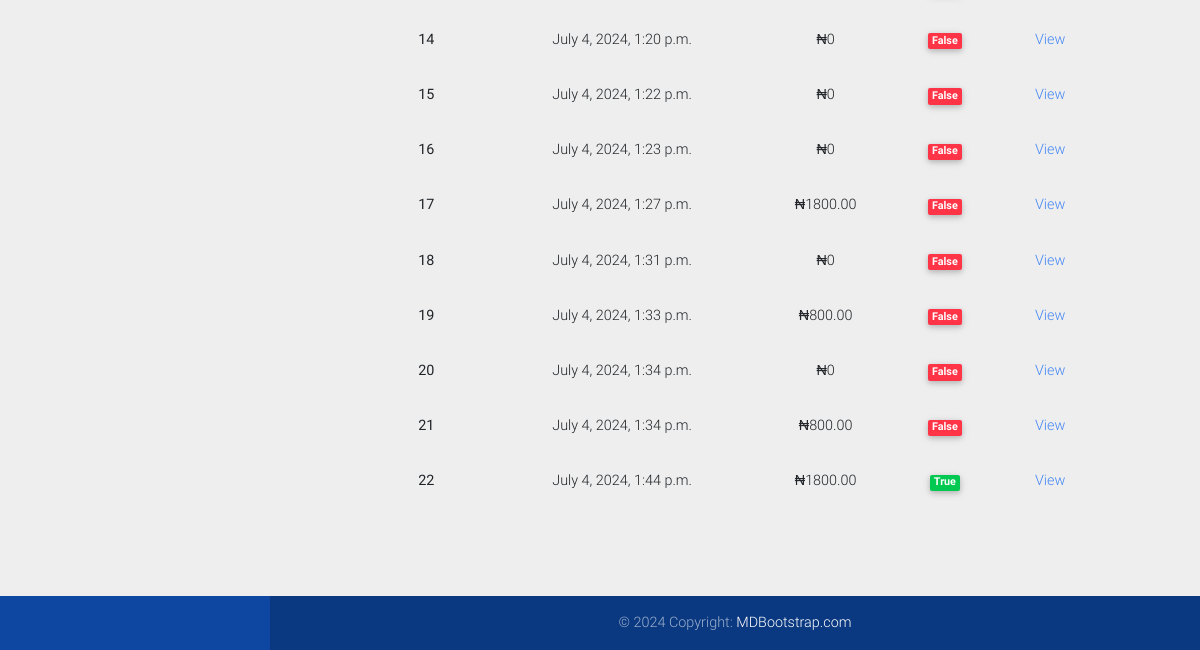
Before: /orders/ (signed in, lower part) with the older database file.
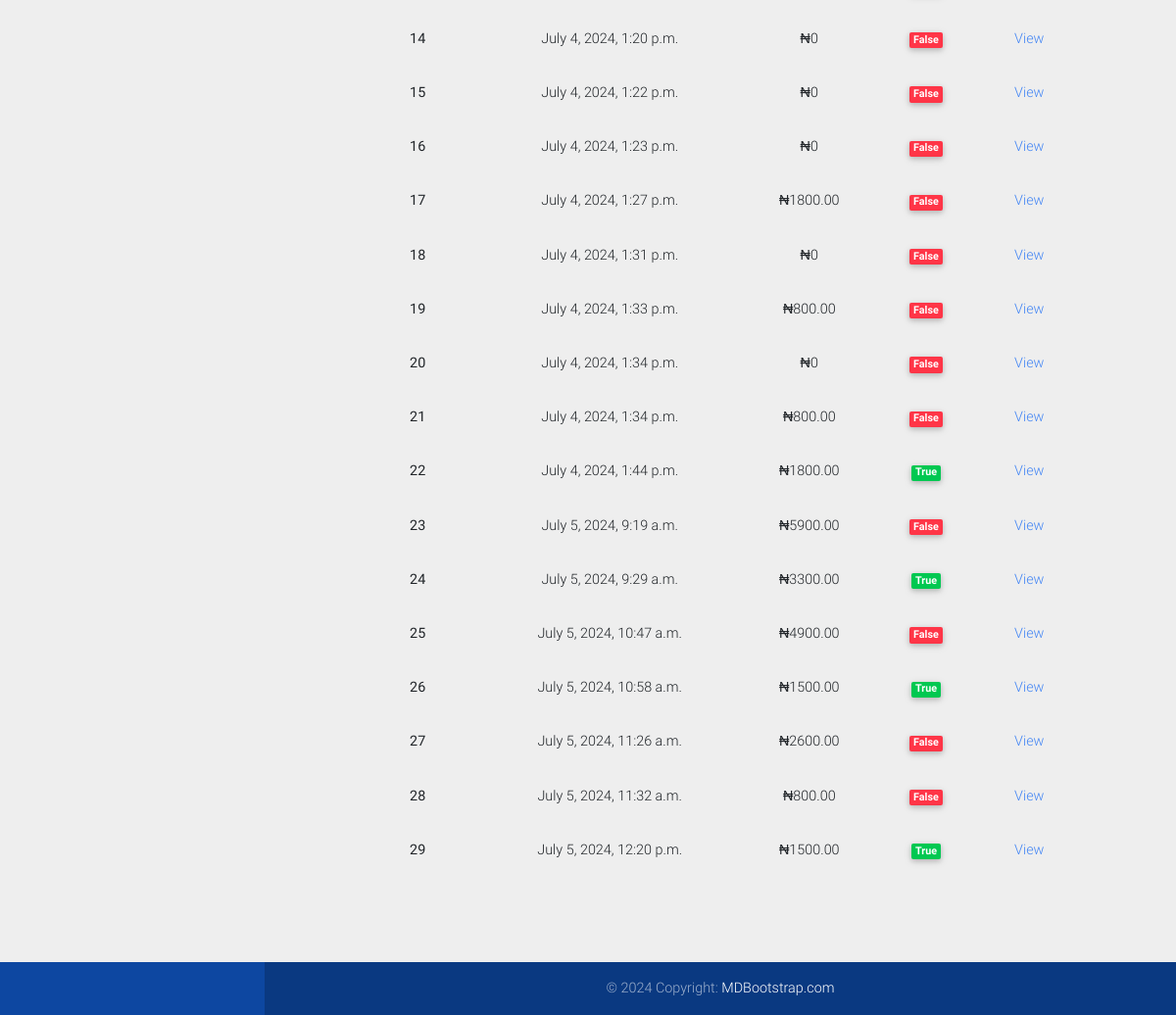
After: the same page with the newer database file.
### order/models.py (models this page shows, shortened)
class Order(models.Model):
    user = models.ForeignKey(settings.AUTH_USER_MODEL, on_delete=models.CASCADE)
    created_at = models.DateTimeField(auto_now_add=True)
    updated_at = models.DateTimeField(auto_now=True)
    first_name = models.CharField(max_length=50)
    last_name = models.CharField(max_length=50)
    email = models.EmailField()
    phone = models.CharField(max_length=15, null=True)
    address = models.CharField(max_length=255)
    postal_code = models.CharField(max_length=20)
    city = models.CharField(max_length=100)
    extra_details = models.TextField(blank=True)
    paid = models.BooleanField(default=False)
    proof_of_payment = models.ImageField(upload_to='proofs_of_payment/', blank=True, null=True)
    payment_reference = models.CharField(max_length=100, blank=True, null=True)
    def get_total_cost(self):
        return sum(item.get_cost() for item in self.items.all())

class OrderItem(models.Model):
    order = models.ForeignKey(Order, related_name='items', on_delete=models.CASCADE)
    menu_item = models.ForeignKey('menu.MenuItem', on_delete=models.CASCADE)
    price = models.DecimalField(max_digits=10, decimal_places=2)
    quantity = models.PositiveIntegerField(default=1)
    def get_cost(self):
        return self.price * self.quantity

### accounts/views.py (the view)
# urls.py: path('orders/', user_order, name='orders'),
@login_required
def user_order(request):
    orderss = Order.objects.filter(user=request.user).order_by('created_at')
    return render(request, 'accounts/user_order.html', {'orderss': orderss})

### core/context_processors.py (called while the page is built)
def site_settings(request):
    settings = SiteSettings.objects.first()
    return {'site_settings': settings}

### accounts/templates/accounts/user_order.html (shortened to what this page needs)
{% extends 'accounts/base.html' %}
{% block content %}
<main class="pt-5 mx-lg-5">
    <div class="p-5 text-center">
      <table class="table table-borderless datatable">
        <tbody>
          {% for order in orderss %}
            <tr>
              <th scope="row">{{ order.id }}</th>
              <td>{{ order.created_at }}</td>
              <td>&#x20A6;{{ order.get_total_cost }}</td>
              <td><span class="badge {% if order.paid == True %}bg-success{% elif order.paid == False %} bg-danger {% endif %} ">{{ order.paid }}</span></td>
              <td><a href="{% url 'order_detail' order.id %}" class="text-primary">View</a></td>
            </tr>
          {% endfor %}
        </tbody>
      </table>
    </div>
</main>
{% endblock %}

### accounts/templates/accounts/base.html (shortened to what this page needs)
<!DOCTYPE html>
<html lang="en">
{% load static %}
<head>
  <link rel="stylesheet" href="https://use.fontawesome.com/releases/v5.11.2/css/all.css">
  <link href="{% static 'assets/css/bootstrap.min.css' %}" rel="stylesheet">
  <link href="{% static 'assets/css/mdb.min.css' %}" rel="stylesheet">
  <link href="{% static 'assets/bootstrap-icons/bootstrap-icons.css' %}" rel="stylesheet">
  <link href="{% static 'assets/css/style.min.css' %}" rel="stylesheet">
</head>
<body class="grey lighten-3">
  {% block content %}
  {% endblock %}
  <footer class="page-footer text-center font-small primary-color-dark darken-2 mt-4 wow fadeIn">
    <div class="footer-copyright py-3">
      © 2024 Copyright:
      <a href="#" target="_blank"> MDBootstrap.com </a>
    </div>
  </footer>
</body>
</html>

Changed rows visible on the page:
added Order: id "23", created_at "July 5, 2024, 9:19 a.m.", get_total_cost "5900.00", paid "False"
added Order: id "24", created_at "July 5, 2024, 9:29 a.m.", get_total_cost "3300.00", paid "True"
added Order: id "25", created_at "July 5, 2024, 10:47 a.m.", get_total_cost "4900.00", paid "False"
added Order: id "26", created_at "July 5, 2024, 10:58 a.m.", get_total_cost "1500.00", paid "True"
added Order: id "27", created_at "July 5, 2024, 11:26 a.m.", get_total_cost "2600.00", paid "False"
added Order: id "28", created_at "July 5, 2024, 11:32 a.m.", get_total_cost "800.00", paid "False"
added Order: id "29", created_at "July 5, 2024, 12:20 p.m.", get_total_cost "1500.00", paid "True"
